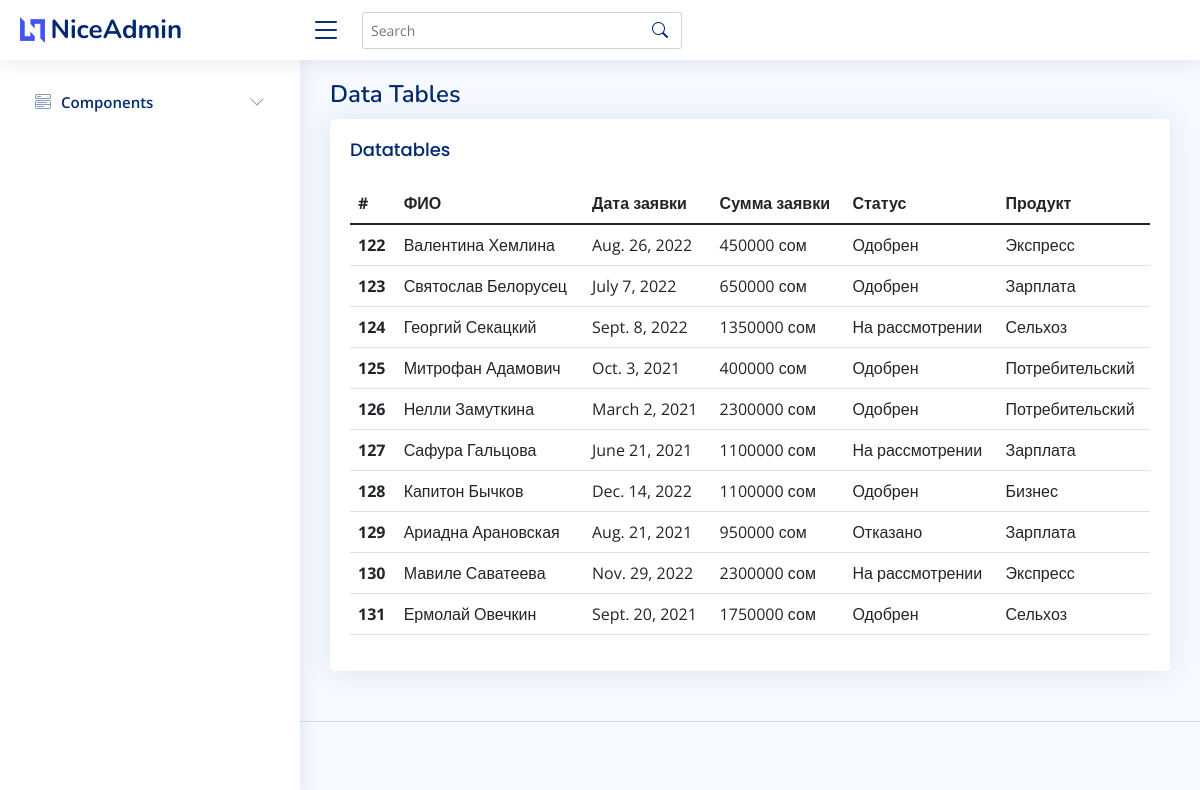
/client/, run on the app's committed database.
### client/models.py (models this page shows, shortened)
class Customer(models.Model):
    name = models.CharField(max_length=50)
    request_date = models.DateField()
    birth_date = models.DateField()
    sum = models.IntegerField()
    STATUS_CHOICES = (
        (1,'На рассмотрении'),
        (2,'Одобрен'),
        (3,'Отказано')
    )
    status = models.IntegerField(choices=STATUS_CHOICES)
    product = models.ForeignKey(Product, on_delete=models.CASCADE)

class Product(models.Model):
    product_name = models.CharField(max_length=50, verbose_name='Продукт кредитования')
    interest_rate = models.FloatField(verbose_name='Процентная ставка', default=28)
    max_sum = models.IntegerField(verbose_name='Сумма 1', default=100000)
    commission = models.FloatField(verbose_name='Комиссия за выдачу', default=0)

### client/views.py (the view)
# urls.py: path('', views.CustomerListView.as_view(), name = 'list_view'),
class CustomerListView(ListView):
    model = Customer
    template_name = 'tables-data.html'
    context_object_name = 'customers'

### client/templates/tables-data.html
{% extends 'base.html' %}
{% load crispy_forms_tags %}
{% block content %}
<section class="section">
  <div class="row">
    <div class="col-lg-12">
      <div class="card">
        <div class="card-body">
          <h5 class="card-title">Datatables</h5>
          <table class="table datatable">
            <thead>
              <tr>
                <th scope="col">#</th>
                <th scope="col">ФИО</th>
                <th scope="col">Дата заявки</th>
                <th scope="col">Сумма заявки</th>
                <th scope="col">Статус</th>
                <th scope="col">Продукт</th>
              </tr>
            </thead>
            <tbody>
              {% for customer in customers %}
              <tr>
                <th scope="row">{{customer.id}}</th>
                <td>{{customer.name}}</td>
                <td>{{customer.request_date}}</td>
                <td>{{customer.sum}} сом</td>
                <td>{{customer.get_status_display}}</td>
                <td>{{customer.product.product_name}}</td>
              </tr>
              {% endfor %}
            </tbody>
          </table>
        </div>
      </div>
    </div>
  </div>
</section>
{% endblock content %}

### client/templates/base.html (shortened to what this page needs)
{% load static %}
<!DOCTYPE html>
<html lang="en">
<head>
  <link href="{% static 'vendor/bootstrap/css/bootstrap.min.css' %}" rel="stylesheet">
  <link href="{% static 'vendor/bootstrap-icons/bootstrap-icons.css' %}" rel="stylesheet">
  <link href="{% static 'vendor/boxicons/css/boxicons.min.css' %}" rel="stylesheet">
  <link href="{% static 'vendor/quill/quill.snow.css' %}" rel="stylesheet">
  <link href="{% static 'vendor/quill/quill.bubble.css' %}" rel="stylesheet">
  <link href="{% static 'vendor/remixicon/remixicon.css' %}" rel="stylesheet">
  <link href="{% static 'vendor/simple-datatables/style.css' %}" rel="stylesheet">
  <link href="{% static 'css/style.css' %}" rel="stylesheet">
</head>
<body>
  <header id="header" class="header fixed-top d-flex align-items-center">
    <div class="d-flex align-items-center justify-content-between">
      <a href="index.html" class="logo d-flex align-items-center">
        <img src="assets/img/logo.png" alt="">
        <span class="d-none d-lg-block">NiceAdmin</span>
      </a>
      <i class="bi bi-list toggle-sidebar-btn"></i>
    </div>
    <div class="search-bar">
      <form class="search-form d-flex align-items-center" method="POST" action="#">
        <input type="text" name="query" placeholder="Search" title="Enter search keyword">
        <button type="submit" title="Search"><i class="bi bi-search"></i></button>
      </form>
    </div>
  </header>
  <aside id="sidebar" class="sidebar">
    <ul class="sidebar-nav" id="sidebar-nav">
      <li class="nav-item">
        <a class="nav-link collapsed" data-bs-target="#components-nav" data-bs-toggle="collapse" href="#">
          <i class="bi bi-menu-button-wide"></i><span>Components</span><i class="bi bi-chevron-down ms-auto"></i>
        </a>
      </li>
    </ul>
  </aside>
  <main id="main" class="main">
    <div class="pagetitle">
      <h1>Data Tables</h1>
    </div>
    {% block content %}
    {% endblock content %}
  </main>
  <footer id="footer" class="footer">
  </footer>
</body>
</html>

### client/static/css/style.css (style rules this page uses)
:root { scroll-behavior: smooth; }
body { font-family: "Open Sans", sans-serif; background: #f6f9ff; color: #444444; }
a { color: #4154f1; text-decoration: none; }
h1, h2, h3, h4, h5, h6 { font-family: "Nunito", sans-serif; }
#main { margin-top: 60px; padding: 20px 30px; transition: all 0.3s; }
.pagetitle { margin-bottom: 10px; }
.pagetitle h1 { font-size: 24px; margin-bottom: 0; font-weight: 600; color: #012970; }
.card { margin-bottom: 30px; border: none; border-radius: 5px; box-shadow: 0px 0 30px rgba(1, 41, 112, 0.1); }
.card-title { padding: 20px 0 15px 0; font-size: 18px; font-weight: 500; color: #012970; font-family: "Poppins", sans-serif; }
.card-body { padding: 0 20px 20px 20px; }
.logo { line-height: 1; }
@media (min-width: 1200px) { .logo { width: 280px; } }
.logo img { max-height: 26px; margin-right: 6px; }
.logo span { font-size: 26px; font-weight: 700; color: #012970; font-family: "Nunito", sans-serif; }
.header { transition: all 0.5s; z-index: 997; height: 60px; box-shadow: 0px 2px 20px rgba(1, 41, 112, 0.1); background-color: #fff; padding-left: 20px; }
.header .toggle-sidebar-btn { font-size: 32px; padding-left: 10px; cursor: pointer; color: #012970; }
.header .search-bar { min-width: 360px; padding: 0 20px; }
.header .search-form { width: 100%; }
.header .search-form input { border: 0; font-size: 14px; color: #012970; border: 1px solid rgba(1, 41, 112, 0.2); padding: 7px 38px 7px 8px; border-radius: 3px; transition: 0.3s; width: 100%; }
.header .search-form button { border: 0; padding: 0; margin-left: -30px; background: none; }
.header .search-form button i { color: #012970; }
.sidebar { position: fixed; top: 60px; left: 0; bottom: 0; width: 300px; z-index: 996; transition: all 0.3s; padding: 20px; overflow-y: auto; scrollbar-width: thin; scrollbar-color: #aab7cf transparent; box-shadow: 0px 0px 20px rgba(1, 41, 112, 0.1); background-color: #fff; }
@media (min-width: 1200px) { #main, #footer { margin-left: 300px; } }
.sidebar-nav { padding: 0; margin: 0; list-style: none; }
.sidebar-nav li { padding: 0; margin: 0; list-style: none; }
.sidebar-nav .nav-item { margin-bottom: 5px; }
.sidebar-nav .nav-link { display: flex; align-items: center; font-size: 15px; font-weight: 600; color: #4154f1; transition: 0.3; background: #f6f9ff; padding: 10px 15px; border-radius: 4px; }
.sidebar-nav .nav-link i { font-size: 16px; margin-right: 10px; color: #4154f1; }
.sidebar-nav .nav-link.collapsed { color: #012970; background: #fff; }
.sidebar-nav .nav-link.collapsed i { color: #899bbd; }
.sidebar-nav .nav-link .bi-chevron-down { margin-right: 0; transition: transform 0.2s ease-in-out; }
.footer { padding: 20px 0; font-size: 14px; transition: all 0.3s; border-top: 1px solid #cddfff; }

### data on the page
Customer: id "122", name "Валентина Хемлина", request_date "Aug. 26, 2022", sum "450000", status "Одобрен", product.product_name "Экспресс"
Customer: id "123", name "Святослав Белорусец", request_date "July 7, 2022", sum "650000", status "Одобрен", product.product_name "Зарплата"
Customer: id "124", name "Георгий Секацкий", request_date "Sept. 8, 2022", sum "1350000", status "На рассмотрении", product.product_name "Сельхоз"
Customer: id "125", name "Митрофан Адамович", request_date "Oct. 3, 2021", sum "400000", status "Одобрен", product.product_name "Потребительский"
Customer: id "126", name "Нелли Замуткина", request_date "March 2, 2021", sum "2300000", status "Одобрен", product.product_name "Потребительский"
Customer: id "127", name "Сафура Гальцова", request_date "June 21, 2021", sum "1100000", status "На рассмотрении", product.product_name "Зарплата"
Customer: id "128", name "Капитон Бычков", request_date "Dec. 14, 2022", sum "1100000", status "Одобрен", product.product_name "Бизнес"
Customer: id "129", name "Ариадна Арановская", request_date "Aug. 21, 2021", sum "950000", status "Отказано", product.product_name "Зарплата"
Customer: id "130", name "Мавиле Саватеева", request_date "Nov. 29, 2022", sum "2300000", status "На рассмотрении", product.product_name "Экспресс"
Customer: id "131", name "Ермолай Овечкин", request_date "Sept. 20, 2021", sum "1750000", status "Одобрен", product.product_name "Сельхоз"
